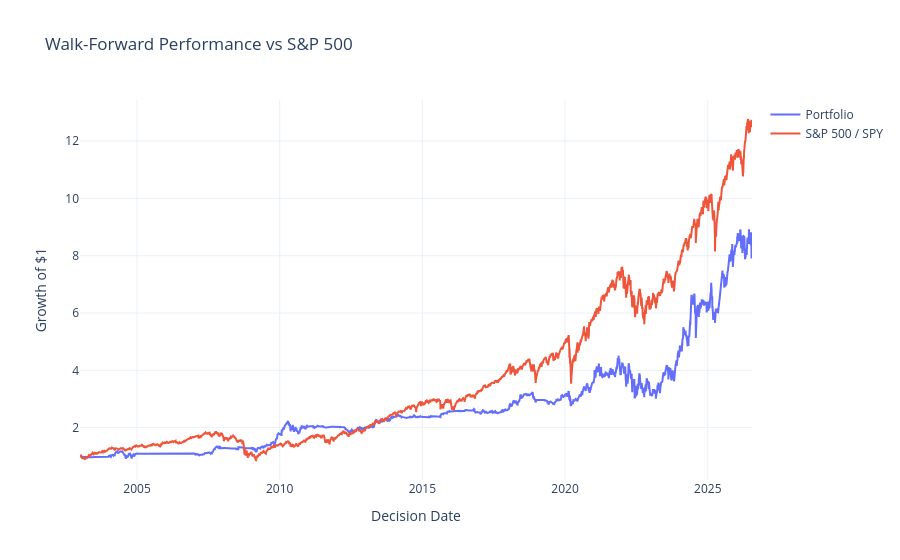

Notebook code cell kept with this figure:
### Markdown cell above
## Performance vs S&P 500

### Code cell
performance_fig = build_performance_figure(result)
performance_fig.show()

### Figure 1 — Plotly figure (JSON) as saved in the notebook; plotly's stock layout.template omitted (floating-point values rounded to 4 significant figures; data arrays with more than 128 entries replaced by an {"elided": "..."} marker saying what was removed)
{"data": [{"mode": "lines", "name": "Portfolio", "type": "scatter", "x": {"elided": "5924 str values"}, "y": {"elided": "5924 float values"}}, {"mode": "lines", "name": "S&P 500 / SPY", "type": "scatter", "x": {"elided": "5924 str values"}, "y": {"elided": "5924 float values"}}], "layout": {"title": {"text": "Walk-Forward Performance vs S&P 500"}, "xaxis": {"title": {"text": "Decision Date"}}, "yaxis": {"title": {"text": "Growth of $1"}}}}
